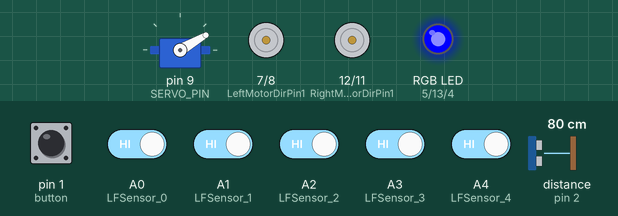
Recording of a sketch running on a simulated Arduino Uno, built with avr-gcc and run on an emulated ATmega328P. Shown: servo, motor-driver pin pairs drawn as motors (green arrow = first pin HIGH = forward, orange = second pin HIGH = backward, longer = more drive, scaled by the enable pin), an RGB LED mixed from three pins (HIGH = lit). Wiring (inferred from the names in the program): ultrasonic range finder: trigger pin 10; echo pin 2. The inputs (shaded band) are chosen by the test bench; at power-on: A0 (LFSensor_0), A1 (LFSensor_1), A2 (LFSensor_2), A3 (LFSensor_3), A4 (LFSensor_4) HIGH, pin 1 (button) LOW, distance to the obstacle (sensor on pin 2) 80 cm. The echo pulse lasts 58.3 µs per cm; pins used as bus, display or sensor lines are not drawn.

Above: at 1.2 s.
1.3 s: pin 1 (button) pulled HIGH for 0.15 s
At 2.0 s:
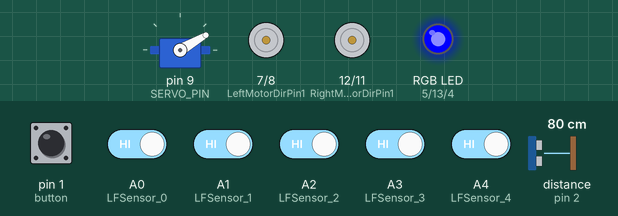
7.9 s: A0 (LFSensor_0) driven LOW
At 12.6 s:
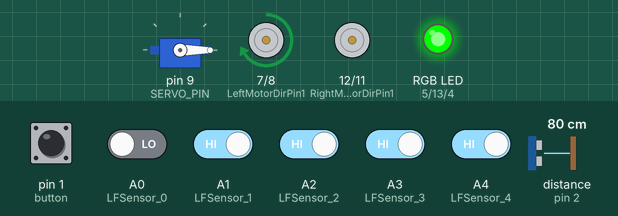
12.9 s: distance to the obstacle (sensor on pin 2) set to 2 cm
At 14.0 s:
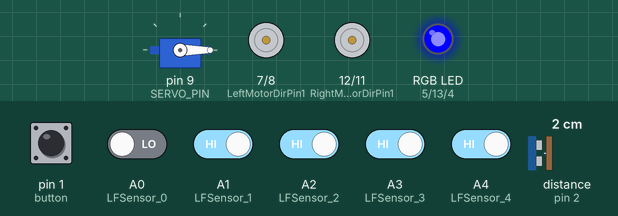
14.4 s: distance to the obstacle (sensor on pin 2) set to 20 cm
15.9 s: distance to the obstacle (sensor on pin 2) set to 23 cm
At 16.2 s:
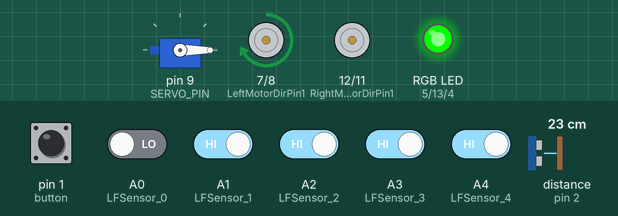
17.4 s: distance to the obstacle (sensor on pin 2) set to 4 cm
At 18.5 s:
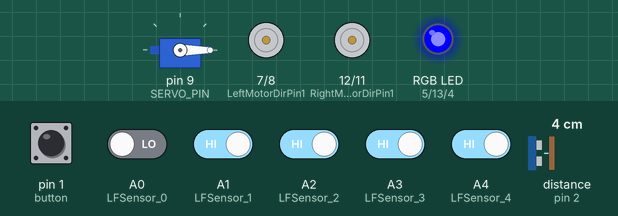
Timing chart, 0 to 19.9 s (numbered marks = the images above; inputs shaded):
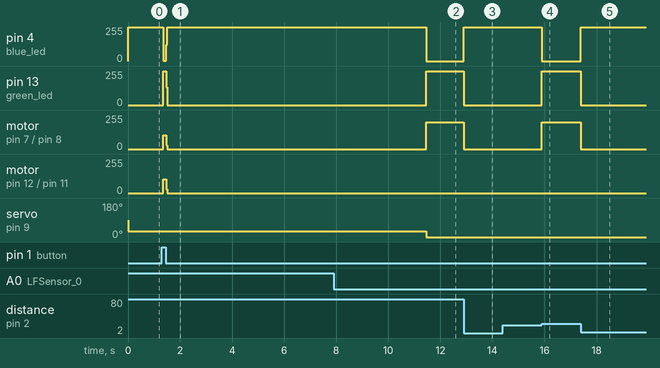

Measured:
- the behaviour switches between 21 and 22 cm on distance to the obstacle (sensor on pin 2) (found by bisection; images 3 and 4)
- after the input at 1.3 s, pin 4 (blue_led): 255/255 → 3/255 after 0.05 s, → 255/255 0.12 s later; pin 13 (green_led): 0/255 → 252/255 after 0.05 s, → 0/255 0.12 s later
- after the input at 7.9 s, pin 4 (blue_led): 255/255 → 0/255 after 3.6 s; pin 13 (green_led): 0/255 → 255/255 after 3.6 s; motor on pin 7 (LeftMotorDirPin1) / pin 8 (LeftMotorDirPin2): stopped → forward 200/255 after 3.6 s; servo on pin 9 (SERVO_PIN): 30° → 0° after 3.6 s
- after the input at 12.9 s, pin 4 (blue_led): 0/255 → 255/255 at once; pin 13 (green_led): 255/255 → 0/255 at once; motor on pin 7 (LeftMotorDirPin1) / pin 8 (LeftMotorDirPin2): forward 200/255 → stopped at once
- after the input at 14.4 s, every drawn part: stays the same
- after the input at 15.9 s, pin 4 (blue_led): 255/255 → 0/255 at once; pin 13 (green_led): 0/255 → 255/255 at once; motor on pin 7 (LeftMotorDirPin1) / pin 8 (LeftMotorDirPin2): stopped → forward 200/255 at once
- after the input at 17.4 s, pin 4 (blue_led): 0/255 → 255/255 at once; pin 13 (green_led): 255/255 → 0/255 at once; motor on pin 7 (LeftMotorDirPin1) / pin 8 (LeftMotorDirPin2): forward 200/255 → stopped at once

The sketch:

IoT_Project_whiteline.ino
```cpp
//onder #include staan alle bibliotheken en functies die de hoofdcode ophaalt
#include "01_object_detecteren.h"
#include "02_RGB.h"
#include "03_Tracking_sensor.h"
#include "04_Motor.h"
#include "05_extra.h"

void setup() {
  /*object_detecteren*/
  head.attach(SERVO_PIN);

  /*RGB*/
  pinMode(red_led, OUTPUT);
  pinMode(green_led, OUTPUT);
  pinMode(blue_led, OUTPUT);

  digitalWrite(red_led, LOW);
  digitalWrite(green_led, LOW);
  digitalWrite(blue_led, LOW);

  /*Motor*/
  pinMode(RightMotorDirPin1, OUTPUT);
  pinMode(RightMotorDirPin2, OUTPUT);
  pinMode(speedPinR, OUTPUT);

  pinMode(LeftMotorDirPin1, OUTPUT);
  pinMode(LeftMotorDirPin2, OUTPUT);
  pinMode(speedPinL, OUTPUT);
  stop_Stop();

  /*button*/
  pinMode (button, INPUT);
}

//hier maak je een void loop voor de auto tracking
void auto_tracking() {
  /*tracking sensor*/
  /*wit=0, zwart=1*/
  String sensorval = read_sensor_values();

  /*Vooruit*/
  if (sensorval == "11011") {
    go_Advance();
    set_Motorspeed(SLOW_SPEED, SLOW_SPEED);   // motorsnelheid instellen
    head.write(30);
    digitalWrite (red_led, LOW);              // instellen rode led
    digitalWrite(green_led, HIGH);            // instellen groene led
    digitalWrite (blue_led, LOW);             // instellen blauwe led
  }

  /*Sla linksaf*/
  if (sensorval == "01111") {
    go_Left();
    set_Motorspeed(FAST_SPEED, FAST_SPEED);   // motorsnelheid instellen
    head.write(45);
    digitalWrite (red_led, LOW);              // instellen rode led
    digitalWrite(green_led, HIGH);            // instellen groene led
    digitalWrite (blue_led, LOW);             // instellen blauwe led
  }

  /*Flauwe bocht naar links*/
  if (sensorval == "00111"  || sensorval == "10111" || sensorval == "01011" || sensorval == "10011"  || sensorval == "00011" || sensorval == "01001" || sensorval == "00001" || sensorval == "00101" || sensorval == "01101") {
    go_Advance();
    set_Motorspeed(0, FAST_SPEED);            // motorsnelheid instellen
    head.write(60);
    digitalWrite (red_led, LOW);              // instellen rode led
    digitalWrite(green_led, HIGH);            // instellen groene led
    digitalWrite (blue_led, LOW);             // instellen blauwe led
  }

  /*Sla rechtsaf*/
  if (sensorval == "11110") {
    go_Right();
    set_Motorspeed(FAST_SPEED, FAST_SPEED);   // motorsnelheid instellen
    head.write(15);
    digitalWrite (red_led, LOW);              // instellen rode led
    digitalWrite(green_led, HIGH);            // instellen groene led
    digitalWrite (blue_led, LOW);             // instellen blauwe led
  }

  /*Flauwe bocht naar rechts*/
  if (sensorval == "11100" || sensorval == "11101"  || sensorval == "11010" || sensorval == "11001" || sensorval == "11000" || sensorval == "10010" || sensorval == "10000"   || sensorval == "10100"  || sensorval == "10110") {
    go_Advance();
    set_Motorspeed(FAST_SPEED, 0);            // motorsnelheid instellen
    head.write(0);
    digitalWrite (red_led, LOW);              // instellen rode led
    digitalWrite(green_led, HIGH);            // instellen groene led
    digitalWrite (blue_led, LOW);             // instellen blauwe led
  }

  /*spoor verloren*/
  if (sensorval == "11111") {
    stop_Stop();
    set_Motorspeed(0, 0);                     // motorsnelheid instellen
    head.write(30);
    digitalWrite (red_led, HIGH);             // instellen rode led
    digitalWrite(green_led, LOW);             // instellen groene led
    digitalWrite (blue_led, LOW);             // instellen blauwe led

  }

  /*witte lijn*/
  if (sensorval == "00000") {
    stop_Stop();
    set_Motorspeed(0, 0);                     // motorsnelheid instellen
    head.write(30);
    digitalWrite (red_led, LOW);              // instellen rode led
    digitalWrite(green_led, LOW);             // instellen groene led
    digitalWrite (blue_led, HIGH);            // instellen blauwe led

    /*tijd*/
    int start = millis();                    //data meegeven : timer wordt gestart bij zien van witte lijn
    int periode = millis() - start;          //data meegeven : timer begin traject – resultaat timer start

    /*na 5 sec doorrijden*/
    while (digitalRead(1) == LOW && periode < 5000) {
      periode = millis() - start;
    }
    go_Advance();
    set_Motorspeed(SLOW_SPEED, SLOW_SPEED);  //motorsnelheid instellen
    digitalWrite (red_led, LOW);             // instellen rode led
    digitalWrite(green_led, HIGH);           // instellen groene led
    digitalWrite (blue_led, LOW);            // instellen blauwe led
  }
}

// hier maak je een void loop voor het detecteren van een object
void auto_object() {
  /*afstand object decteren*/
  distanceThreshold = 20;           // instellen afstand detecteren object
  cm = 0.01723 * readUltrasonicDistance(Trig_PIN, Echo_PIN);
  // meet de ping-tijd in cm

  /*object_detecteren*/
  while (cm <= distanceThreshold) {
    stop_Stop();
    set_Motorspeed(0, 0);           //motorsnelheid instellen
    digitalWrite (red_led, LOW);    // instellen rode led
    digitalWrite(green_led, LOW);   // instellen groene led
    digitalWrite (blue_led, HIGH);  // instellen blauwe led
    cm = 0.01723 * readUltrasonicDistance(Trig_PIN, Echo_PIN);      // meet de ping-tijd in cm
  }
}

//hier zorg je ervoor dat er een loop wordt gemaakt
/*start of stop loop*/
void loop() {
  auto_object();      //haalt de code op die je schreef onder void auto_object
  auto_tracking();    //haalt de code op die je schreef onder void auto_tracking
}
```

01_object_detecteren.h
```cpp
/*object_detecteren*/
#include <Servo.h>                //ophalen van de Servo bibliotheek
#define SERVO_PIN 9               //Servo Pin connectie met D9
#define Echo_PIN 2                // Ultrasonic Echo Pin connective met D2
#define Trig_PIN 10               // Ultrasonic Trig Pin connective met D10

int distanceThreshold = 0;        //waarde van de afstand bij start meting
int cm = 0;                       //omzetting naar cm
Servo head;

long readUltrasonicDistance(int triggerPin, int echoPin)
{
  pinMode(triggerPin, OUTPUT);    // TriggerPin wordt gereset
  digitalWrite(triggerPin, LOW);
  delayMicroseconds(2);
  digitalWrite(triggerPin, HIGH);
  delayMicroseconds(10);          //TriggerPin wordt 10 microsec. op HOOG gezet
  digitalWrite(triggerPin, LOW);
  pinMode(echoPin, INPUT);
  return pulseIn(echoPin, HIGH);  //leest de EchoPin en geeft de reistijd van de geluidsgolf weer in microsec.
}
```

02_RGB.h
```cpp
/*RGB_led*/
int red_led= 5;         //aansluiting rode led op D5
int green_led = 13;     //aansluiting groene led op D13
int blue_led = 4;       //aansluting blauwe led op D4
```

03_Tracking_sensor.h
```cpp
/*Tracking sensor module*/
#define LFSensor_0 A0       //Trajectsensor : IR1
#define LFSensor_1 A1       // Trajectsensor : IR2
#define LFSensor_2 A2       // Trajectsensor : IR3
#define LFSensor_3 A3       // Trajectsensor : IR4
#define LFSensor_4 A4       // Trajectsensor : IR5

boolean flag=false;

/*sensorwaardestring: 1= zwart & 0= wit*/   //leest de lijn : indien zwart = 1; indien wit = 0
char sensor[5];
String read_sensor_values(){
  int sensorvalue=32;
  sensor[0]=!digitalRead(LFSensor_0);
  sensor[1]=!digitalRead(LFSensor_1);
  sensor[2]=!digitalRead(LFSensor_2);
  sensor[3]=!digitalRead(LFSensor_3);
  sensor[4]=!digitalRead(LFSensor_4);
  sensorvalue +=sensor[0]*16+sensor[1]*8+sensor[2]*4+sensor[3]*2+sensor[4];   //volgorde binaire code

  String senstr= String(sensorvalue,BIN);
  senstr=senstr.substring(1,6);
  return senstr;
}
```

04_Motor.h
```cpp
/*motor*/
#define FAST_SPEED 200          //instellen van hoge snelheid
#define SLOW_SPEED 110          //instellen van lage snelheid
#define speedPinR 3             //snelheid bepalen van de rechter motor(K2 & K1): door fast en slow
#define RightMotorDirPin1  12   //aansluiting Motor – Rechts Vooraan = K2
#define RightMotorDirPin2  11   //aansluiting Motor - Rechts Achteraan = K1

#define speedPinL 6             //snelheid bepalen van de linker motor(K4 & K3): door fast en slow
#define LeftMotorDirPin1  7     // aansluiting Motor – Links Vooraan = K4
#define LeftMotorDirPin2  8     // aansluiting Motor -Links Achteraan = K3

/*motor control*/
/*vooruit*/           //controle van de motor indien de wagen rechtdoor rijdt
void go_Advance(void){
  digitalWrite(RightMotorDirPin1, HIGH);
  digitalWrite(RightMotorDirPin2,LOW);
  digitalWrite(LeftMotorDirPin1,HIGH);
  digitalWrite(LeftMotorDirPin2,LOW);
  analogWrite(speedPinL,200);
  analogWrite(speedPinR,200);
}

/*links draaien*/     // controle van de motor indien de wagen links draait
void go_Left(int t=0){
  digitalWrite(RightMotorDirPin1, HIGH);
  digitalWrite(RightMotorDirPin2,LOW);
  digitalWrite(LeftMotorDirPin1,LOW);
  digitalWrite(LeftMotorDirPin2,HIGH);
  analogWrite(speedPinL,200);
  analogWrite(speedPinR,200);
  delay(t);
}

/*rechts draaien*/      // controle van de motor indien de wagen rechts draait
void go_Right(int t=0){
  digitalWrite(RightMotorDirPin1, LOW);
  digitalWrite(RightMotorDirPin2,HIGH);
  digitalWrite(LeftMotorDirPin1,HIGH);
  digitalWrite(LeftMotorDirPin2,LOW);
  analogWrite(speedPinL,200);
  analogWrite(speedPinR,200);
  delay(t);
}

/*stop*/                // zegt wanneer de wagen moet stoppen
void stop_Stop(){
  digitalWrite(RightMotorDirPin1, LOW);
  digitalWrite(RightMotorDirPin2,LOW);
  digitalWrite(LeftMotorDirPin1,LOW);
  digitalWrite(LeftMotorDirPin2,LOW);
}

/*makkelijke command snelheid*/   //variabelen meegeven Linker en Rechterkant
void set_Motorspeed(int speed_L,int speed_R){
  analogWrite(speedPinL,speed_L);
  analogWrite(speedPinR,speed_R);
}
```

05_extra.h
```cpp
/*button*/
int button = 1;      //aansluiting drukknop op D1
```
